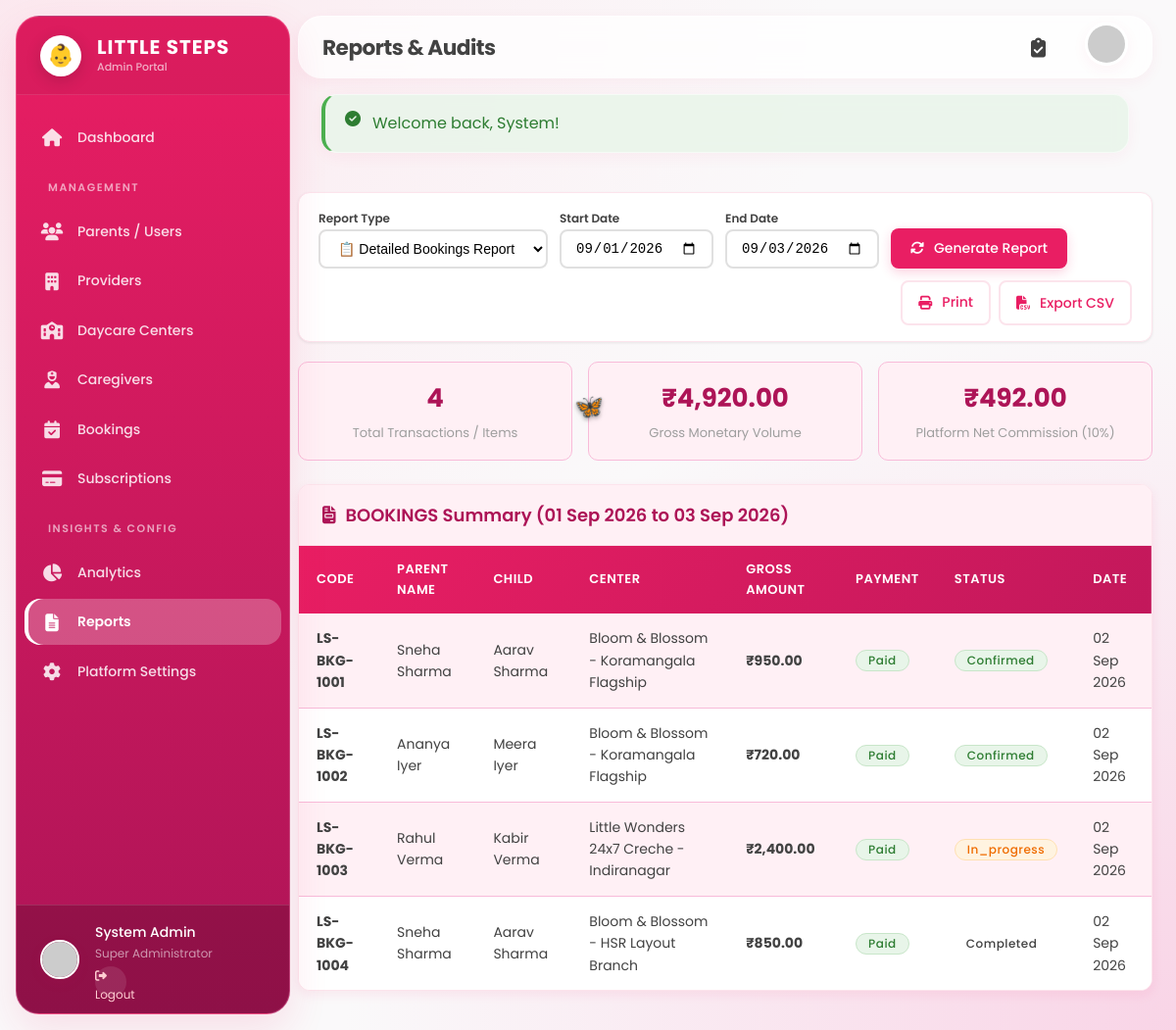
Screenshot of /admin/reports.php (signed in) with the database file from the repository.
### tables this page shows
CREATE TABLE `bookings` (
  `id` bigint(20) UNSIGNED NOT NULL AUTO_INCREMENT,
  `booking_code` varchar(20) NOT NULL,
  `user_id` bigint(20) UNSIGNED NOT NULL,
  `center_id` bigint(20) UNSIGNED NOT NULL,
  `child_name` varchar(100) NOT NULL,
  `child_age_months` int(11) DEFAULT NULL,
  `child_gender` varchar(20) DEFAULT NULL,
  `booking_type` enum('hourly','daily','monthly','emergency') NOT NULL DEFAULT 'daily',
  `start_datetime` datetime NOT NULL,
  `end_datetime` datetime NOT NULL,
  `hours_count` decimal(8,2) DEFAULT NULL,
  `days_count` int(11) DEFAULT NULL,
  `unit_price` decimal(10,2) NOT NULL,
  `total_amount` decimal(10,2) NOT NULL,
  `discount_amount` decimal(10,2) DEFAULT 0.00,
  `final_amount` decimal(10,2) NOT NULL,
  `payment_status` enum('pending','paid','refunded','failed') NOT NULL DEFAULT 'pending',
  `payment_method` varchar(50) DEFAULT 'Online UPI/Card',
  `payment_id` varchar(100) DEFAULT NULL,
  `status` enum('pending','confirmed','in_progress','completed','cancelled','no_show') NOT NULL DEFAULT 'pending',
  `cancellation_reason` text DEFAULT NULL,
  `cancelled_by` enum('parent','provider','admin') DEFAULT NULL,
  `cancelled_at` datetime DEFAULT NULL,
  `special_requirements` text DEFAULT NULL,
  `pickup_person` varchar(100) DEFAULT NULL,
  `pickup_phone` varchar(20) DEFAULT NULL,
  `emergency_contact` varchar(100) DEFAULT NULL,
  `provider_notes` text DEFAULT NULL,
  `parent_rating` int(1) DEFAULT NULL,
  `parent_review` text DEFAULT NULL,
  `provider_rating` int(1) DEFAULT NULL,
  `provider_review` text DEFAULT NULL,
  `reviewed_at` datetime DEFAULT NULL,
  `created_at` timestamp NOT NULL DEFAULT current_timestamp(),
  `updated_at` timestamp NOT NULL DEFAULT current_timestamp() ON UPDATE current_timestamp(),
  PRIMARY KEY (`id`),
  UNIQUE KEY `booking_code` (`booking_code`),
  KEY `user_id` (`user_id`),
  KEY `center_id` (`center_id`),
  KEY `status` (`status`),
  KEY `payment_status` (`payment_status`),
  KEY `start_datetime` (`start_datetime`),
  CONSTRAINT `fk_bookings_user` FOREIGN KEY (`user_id`) REFERENCES `users` (`id`) ON DELETE CASCADE,
  CONSTRAINT `fk_bookings_center` FOREIGN KEY (`center_id`) REFERENCES `daycare_centers` (`id`) ON DELETE CASCADE
);

CREATE TABLE `daycare_centers` (
  `id` bigint(20) UNSIGNED NOT NULL AUTO_INCREMENT,
  `provider_id` bigint(20) UNSIGNED NOT NULL,
  `name` varchar(100) NOT NULL,
  `type` enum('daycare','creche','preschool','babysitting','after_school') NOT NULL DEFAULT 'daycare',
  `address` text NOT NULL,
  `area` varchar(100) DEFAULT NULL,
  `city` varchar(50) NOT NULL,
  `state` varchar(50) NOT NULL,
  `pincode` varchar(15) NOT NULL,
  `latitude` decimal(10,8) DEFAULT NULL,
  `longitude` decimal(11,8) DEFAULT NULL,
  `contact_phone` varchar(20) DEFAULT NULL,
  `contact_email` varchar(100) DEFAULT NULL,
  `images` json DEFAULT NULL,
  `description` text DEFAULT NULL,
  `amenities` json DEFAULT NULL,
  `curriculum` varchar(100) DEFAULT NULL,
  `min_age_months` int(11) DEFAULT 0,
  `max_age_years` int(11) DEFAULT 12,
  `capacity` int(11) DEFAULT 30,
  `current_occupancy` int(11) DEFAULT 0,
  `operating_hours_start` time DEFAULT '07:00:00',
  `operating_hours_end` time DEFAULT '20:00:00',
  `is_24x7` tinyint(1) NOT NULL DEFAULT 0,
  `meals_included` tinyint(1) NOT NULL DEFAULT 1,
  `transport_available` tinyint(1) NOT NULL DEFAULT 1,
  `cctv_enabled` tinyint(1) NOT NULL DEFAULT 1,
  `pricing_hourly` decimal(10,2) DEFAULT 150.00,
  `pricing_daily` decimal(10,2) DEFAULT 800.00,
  `pricing_monthly` decimal(10,2) DEFAULT 9500.00,
  `status` enum('active','inactive','maintenance') NOT NULL DEFAULT 'active',
  `rating` decimal(3,2) DEFAULT 4.80,
  `total_reviews` int(11) DEFAULT 0,
  `created_at` timestamp NOT NULL DEFAULT current_timestamp(),
  `updated_at` timestamp NOT NULL DEFAULT current_timestamp() ON UPDATE current_timestamp(),
  PRIMARY KEY (`id`),
  KEY `provider_id` (`provider_id`),
  KEY `city` (`city`),
  KEY `is_24x7` (`is_24x7`),
  KEY `status` (`status`),
  CONSTRAINT `fk_centers_provider` FOREIGN KEY (`provider_id`) REFERENCES `providers` (`id`) ON DELETE CASCADE
);

### admin/reports.php (the view, shortened to what this page needs)
<?php
require_once __DIR__ . '/../config/functions.php';
$conn = getDBConnection();
$reportType = $_GET['report_type'] ?? 'bookings';
$startDate  = $_GET['start_date'] ?? date('Y-m-01');
$endDate    = $_GET['end_date'] ?? date('Y-m-d');
$reportData = [];
$totalGross = 0;
$totalCount = 0;
if ($reportType === 'bookings') {
    $q = "SELECT b.booking_code, CONCAT(u.first_name, ' ', u.last_name) as parent_name, b.child_name,
                 c.name as center_name, p.business_name, b.final_amount, b.status, b.payment_status, b.created_at
          FROM bookings b
          JOIN users u ON b.user_id = u.id
          JOIN daycare_centers c ON b.center_id = c.id
          JOIN providers p ON c.provider_id = p.id
          WHERE DATE(b.created_at) BETWEEN '$startDate' AND '$endDate'
          ORDER BY b.created_at DESC";
    $res = $conn->query($q);
    if ($res) {
        while($row = $res->fetch_assoc()) {
            $reportData[] = $row;
            $totalGross += $row['final_amount'];
            $totalCount++;
        }
    }
}
require_once __DIR__ . '/includes/header.php';
?>
<div class="filter-card">
    <form method="GET" class="filter-form">
        <div>
            <label class="form-label" style="font-size: 12px; margin-bottom: 2px;">Report Type</label>
            <select name="report_type" class="filter-input">
                <option value="bookings" <?= $reportType === 'bookings' ? 'selected' : '' ?>>📋 Detailed Bookings Report</option>
            </select>
        </div>
        <div>
            <label class="form-label" style="font-size: 12px; margin-bottom: 2px;">Start Date</label>
            <input type="date" name="start_date" class="filter-input" value="<?= htmlspecialchars($startDate) ?>">
        </div>
        <div>
            <label class="form-label" style="font-size: 12px; margin-bottom: 2px;">End Date</label>
            <input type="date" name="end_date" class="filter-input" value="<?= htmlspecialchars($endDate) ?>">
        </div>
        <div style="align-self: flex-end;">
            <button type="submit" class="btn btn-primary" style="padding: 10px 20px;">
                <i class="fas fa-sync-alt"></i> Generate Report
            </button>
        </div>
        <div style="margin-left: auto; align-self: flex-end; display: flex; gap: 8px;">
            <button type="button" onclick="window.print()" class="btn btn-secondary" style="padding: 10px 16px;">
                <i class="fas fa-print"></i> Print
            </button>
            <a href="reports.php?report_type=<?= $reportType ?>&start_date=<?= $startDate ?>&end_date=<?= $endDate ?>&export=csv" class="btn btn-secondary" style="padding: 10px 16px;">
                <i class="fas fa-file-csv"></i> Export CSV
            </a>
        </div>
    </form>
</div>
<div class="report-metrics-grid">
    <div class="report-metric-box">
        <div class="metric-num"><?= $totalCount ?></div>
        <div class="metric-desc">Total Transactions / Items</div>
    </div>
    <div class="report-metric-box">
        <div class="metric-num"><?= formatCurrency($totalGross) ?></div>
        <div class="metric-desc">Gross Monetary Volume</div>
    </div>
    <div class="report-metric-box">
        <div class="metric-num"><?= formatCurrency($totalGross * 0.10) ?></div>
        <div class="metric-desc">Platform Net Commission (10%)</div>
    </div>
</div>
<div class="table-container">
    <div class="table-header-bar">
        <h3 class="table-header-title">
            <i class="fas fa-file-invoice"></i> <?= strtoupper(htmlspecialchars($reportType)) ?> Summary (<?= formatDate($startDate) ?> to <?= formatDate($endDate) ?>)
        </h3>
    </div>
    <div style="overflow-x: auto;">
        <table class="admin-table">
            <?php if ($reportType === 'bookings'): ?>
                <thead>
                    <tr>
                        <th>Code</th>
                        <th>Parent Name</th>
                        <th>Child</th>
                        <th>Center</th>
                        <th>Gross Amount</th>
                        <th>Payment</th>
                        <th>Status</th>
                        <th>Date</th>
                    </tr>
                </thead>
                <tbody>
                    <?php if (empty($reportData)): ?>
                        <tr><td colspan="8" style="text-align: center; padding: 24px; color: #9E9E9E;">No records found for date range.</td></tr>
                    <?php else: ?>
                        <?php foreach($reportData as $row): ?>
                            <tr>
                                <td><strong><?= htmlspecialchars($row['booking_code']) ?></strong></td>
                                <td><?= htmlspecialchars($row['parent_name']) ?></td>
                                <td><?= htmlspecialchars($row['child_name']) ?></td>
                                <td><?= htmlspecialchars($row['center_name']) ?></td>
                                <td><strong><?= formatCurrency($row['final_amount']) ?></strong></td>
                                <td><span class="badge badge-<?= htmlspecialchars($row['payment_status']) ?>"><?= htmlspecialchars($row['payment_status']) ?></span></td>
                                <td><span class="badge badge-<?= htmlspecialchars($row['status']) ?>"><?= htmlspecialchars($row['status']) ?></span></td>
                                <td><?= formatDate($row['created_at']) ?></td>
                            </tr>
                        <?php endforeach; ?>
                    <?php endif; ?>
                </tbody>
            <?php endif; ?>
        </table>
    </div>
</div>
<?php require_once __DIR__ . '/includes/footer.php'; ?>

### assets/css/style.css (style rules this page uses)
:root { --main-pink: #E91E63; --light-pink: #FCE4EC; --dark-pink: #AD1457; --accent-pink: #F50057; --pastel-pink: #F8BBD9; --baby-pink: #FFF0F5; --white: #FFFFFF; --off-white: #FAF9FA; --light-gray: #F5F5F5; --medium-gray: #9E9E9E; --dark-gray: #424242; --near-black: #212121; --success: #4CAF50; --warning: #FF9800; --danger: #F44336; --info: #2196F3; --success-bg: #E8F5E9; --warning-bg: #FFF3E0; --danger-bg: #FFEBEE; --info-bg: #E3F2FD; --glass-bg: rgba(255, 255, 255, 0.75); --glass-border: rgba(255, 255, 255, 0.6); --glass-blur: blur(12px); --font-primary: 'Poppins', -apple-system, BlinkMacSystemFont, 'Segoe UI', Roboto, 'Helvetica Neue', Arial, sans-serif; --space-xs: 4px; --space-sm: 8px; --space-md: 16px; --space-lg: 24px; --space-xl: 32px; --space-2xl: 48px; --space-3xl: 64px; --radius-sm: 12px; --radius-md: 16px; --radius-lg: 24px; --radius-xl: 32px; --radius-full: 9999px; --shadow-sm: 0 4px 15px rgba(233,30,99,0.05); --shadow-md: 0 8px 30px rgba(233,30,99,0.08); --shadow-lg: 0 16px 40px rgba(233,30,99,0.12); --shadow-xl: 0 24px 60px rgba(233,30,99,0.15); }
* { margin: 0; padding: 0; box-sizing: border-box; }
body { font-family: var(--font-primary); background-color: var(--off-white); background-image: radial-gradient(at 0% 0%, rgba(252, 228, 236, 0.8) 0px, transparent 50%), radial-gradient(at 100% 100%, rgba(248, 187, 217, 0.6) 0px, transparent 50%); background-attachment: fixed; color: var(--dark-gray); line-height: 1.6; font-size: 16px; }
h1, h2, h3, h4, h5, h6 { color: var(--near-black); font-weight: 700; }
h3 { font-size: 1.35rem; line-height: 1.4; margin-bottom: var(--space-sm); }
a { color: var(--main-pink); text-decoration: none; transition: all 0.3s ease; }
.btn { display: inline-flex; align-items: center; justify-content: center; padding: 10px 24px; font-size: 14px; font-weight: 500; border-radius: 8px; cursor: pointer; transition: all 0.3s cubic-bezier(0.4, 0, 0.2, 1); border: none; font-family: inherit; gap: 10px; text-align: center; }
.btn-primary { background: var(--main-pink); color: var(--white); box-shadow: 0 4px 12px rgba(233, 30, 99, 0.2); }
.btn-secondary { background: var(--white); color: var(--main-pink); border: 2px solid var(--light-pink); padding: 10px 26px; }
.table-container { border-radius: var(--radius-md); overflow-x: auto; background: rgba(255, 255, 255, 0.5); border: 1px solid var(--glass-border); }
.form-label { font-size: 14px; font-weight: 600; color: var(--dark-gray); margin-bottom: 8px; display: block; }
.badge { display: inline-flex; align-items: center; padding: 6px 14px; font-size: 12px; font-weight: 600; border-radius: var(--radius-full); line-height: 1; letter-spacing: 0.5px; }

### rows the page displays
bookings: booking_code "LS-BKG-1001", parent_name "Sneha Sharma", child_name "Aarav Sharma", center.name "Bloom & Blossom - Koramangala Flagship", final_amount "₹950.00", payment_status "Paid", status "Confirmed", created_at "02 Sep 2026"
bookings: booking_code "LS-BKG-1002", parent_name "Ananya Iyer", child_name "Meera Iyer", center.name "Bloom & Blossom - Koramangala Flagship", final_amount "₹720.00", payment_status "Paid", status "Confirmed", created_at "02 Sep 2026"
bookings: booking_code "LS-BKG-1003", parent_name "Rahul Verma", child_name "Kabir Verma", center.name "Little Wonders 24x7 Creche - Indiranagar", final_amount "₹2,400.00", payment_status "Paid", status "In_progress", created_at "02 Sep 2026"
bookings: booking_code "LS-BKG-1004", parent_name "Sneha Sharma", child_name "Aarav Sharma", center.name "Bloom & Blossom - HSR Layout Branch", final_amount "₹850.00", payment_status "Paid", status "Completed", created_at "02 Sep 2026"

### other values shown
$pageTitleHeader "Reports & Audits"
$flash['message'] "Welcome back, System!"
$totalCount "4"
formatCurrency($totalGross) "₹4,920.00"
formatCurrency($totalGross * 0.10) "₹492.00"
$reportType "BOOKINGS"
